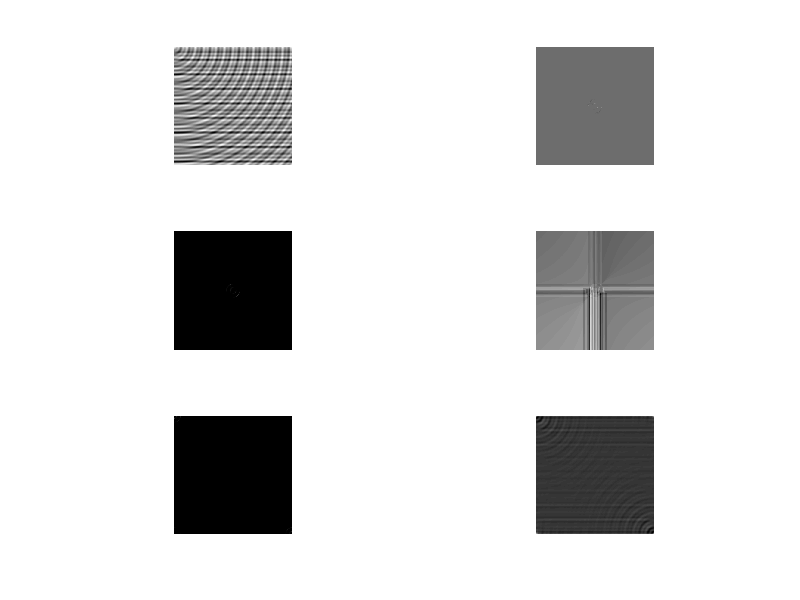

MATLAB code to generate this figure: (Note: this script raises an error after producing the figure.)
I = zeros(512,512);

for x = 1:512
    for y = 1:512
        I(x,y) = sin(0.2*x) + sin(0.3*x) + cos(0.4*x) + sin(0.15*sqrt(x^2 + y^2)) + sin(0.35*sqrt(x^2 + y^2));
    end
end

% I = mat2gray(I);
%I is image in space

%take fourier transform
dft = fft2(I);
disp = fftshift(dft);

%find magnitude and phase
amp = abs(disp);
phase = unwrap(angle(disp));


%double magnitude
amp2 = abs(dft)*2;

%inverse fourier transform without phase info
new = ifft2(amp2);


%normalized
figure
subplot(3, 2, 1), imshow(I, [])
subplot(3, 2, 2), imshow(disp, [])

subplot(3, 2, 3), imshow(amp, [])
subplot(3, 2, 4), imshow(phase, [])

subplot(3, 2, 5), imshow(amp2, [])
subplot(3, 2, 6), imshow(new, [])


crs = rgb2gray(im2double(imread('images\Cross.jpg')));

cdft = fftshift(fft2(crs));

figure
imshow(crs)

figure
imshow(cdft, [])



